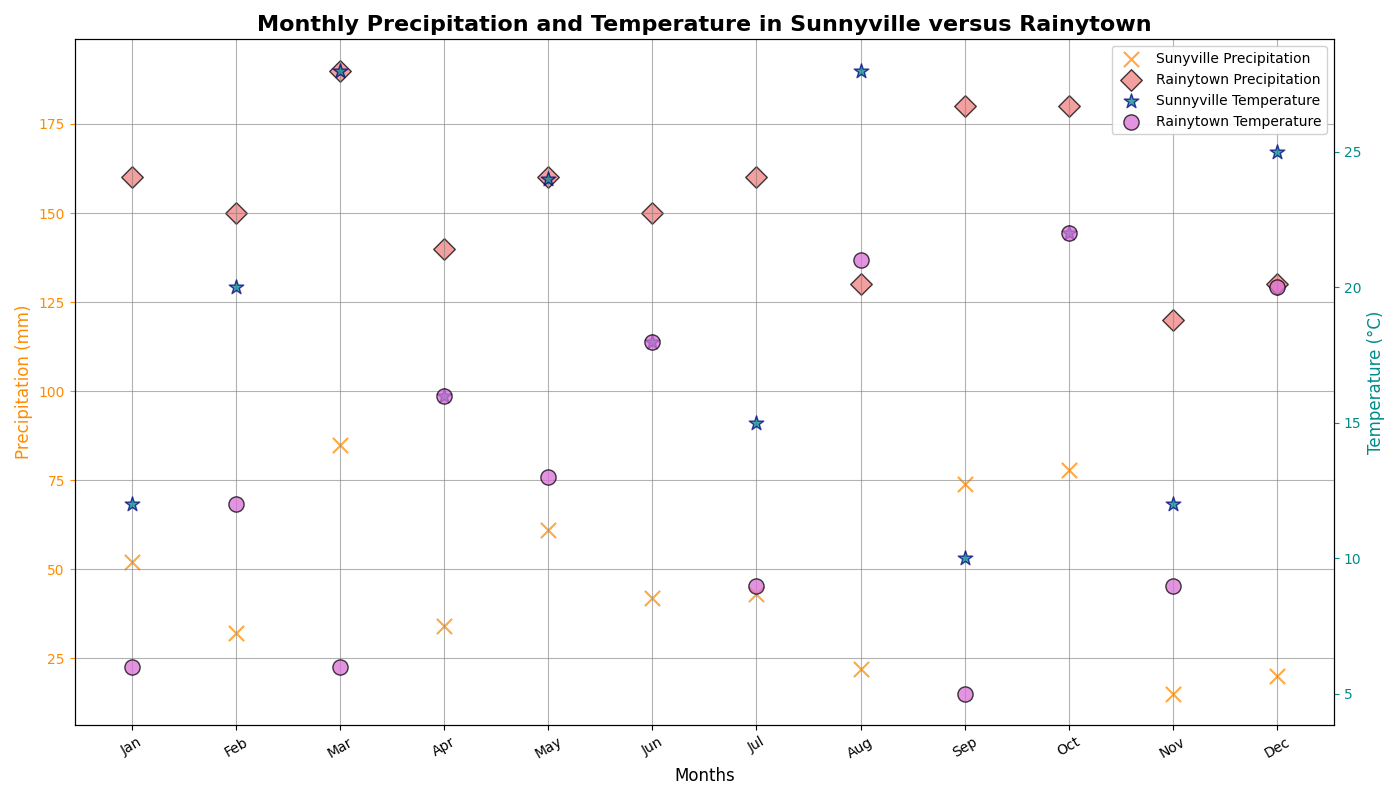

Write Python code to recreate this figure.
import matplotlib.pyplot as plt
import numpy as np

# Define the months
months = np.array(['Jan', 'Feb', 'Mar', 'Apr', 'May', 'Jun', 'Jul', 'Aug', 'Sep', 'Oct', 'Nov', 'Dec'])

# Define the precipitation data (mm) with manually shuffled values
precipitation_sunnyville = np.array([52, 32, 85, 34, 61, 42, 43, 22, 74, 78, 15, 20])
precipitation_rainytown = np.array([160, 150, 190, 140, 160, 150, 160, 130, 180, 180, 120, 130])

# Define the temperature data (°C) with manually shuffled values
temperature_sunnyville = np.array([12, 20, 28, 16, 24, 18, 15, 28, 10, 22, 12, 25])
temperature_rainytown = np.array([6, 12, 6, 16, 13, 18, 9, 21, 5, 22, 9, 20])

# Create the plot
fig, ax1 = plt.subplots(figsize=(14, 8))

# Plot precipitation data on primary Y-axis
scatter1 = ax1.scatter(months, precipitation_sunnyville, color='darkorange', marker='x', s=120, edgecolors='brown', label='Sunyville Precipitation')
scatter2 = ax1.scatter(months, precipitation_rainytown, color='lightcoral', marker='D', s=120, edgecolors='black', label='Rainytown Precipitation')

# Create secondary Y-axis for temperature data
ax2 = ax1.twinx()
scatter3 = ax2.scatter(months, temperature_sunnyville, color='darkcyan', marker='*', s=120, edgecolors='navy', label='Sunnyville Temperature')
scatter4 = ax2.scatter(months, temperature_rainytown, color='orchid', marker='o', s=120, edgecolors='black', label='Rainytown Temperature')

# Titles and labels
ax1.set_title("Monthly Precipitation and Temperature in Sunnyville versus Rainytown", fontsize=16, fontweight='bold')
ax1.set_xlabel("Months", fontsize=12)
ax1.set_ylabel("Precipitation (mm)", fontsize=12, color='darkorange')
ax2.set_ylabel("Temperature (°C)", fontsize=12, color='darkcyan')

# Grid settings
ax1.grid(True, linestyle='-', color='gray', alpha=0.6)

# Customize ticks for readability
ax1.set_xticks(np.arange(len(months)))
ax1.set_xticklabels(months)
ax1.tick_params(axis='x', colors='black', rotation=30)
ax1.tick_params(axis='y', colors='darkorange')
ax2.tick_params(axis='y', colors='darkcyan')

# Legends
scatter1.set_alpha(0.75)
scatter2.set_alpha(0.75)
scatter3.set_alpha(0.75)
scatter4.set_alpha(0.75)

handles1, labels1 = ax1.get_legend_handles_labels()
handles2, labels2 = ax2.get_legend_handles_labels()
ax1.legend(handles1 + handles2, labels1 + labels2, loc='best', fontsize=10, frameon=True, framealpha=0.9)

# Adjust layout
plt.tight_layout()

# Show the plot
plt.show()
